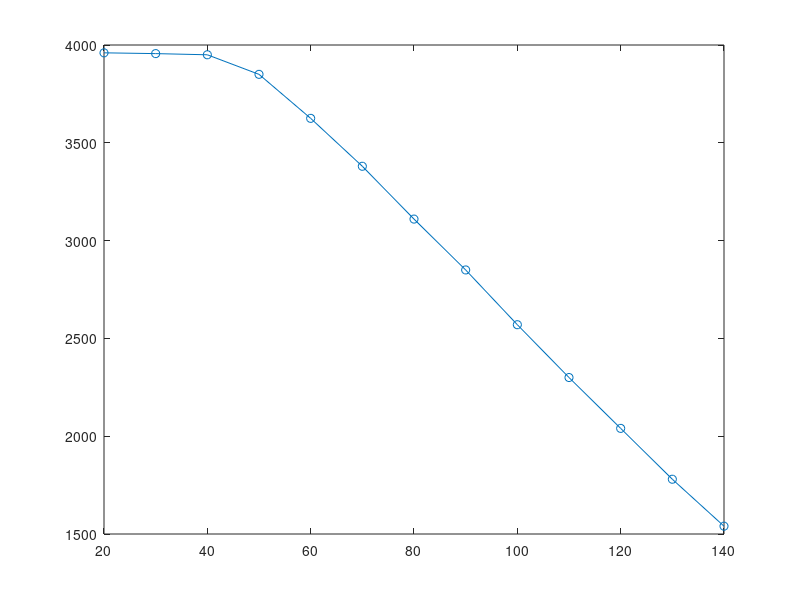

The MATLAB script that drew this image:
angle = [140:-10:20];
voltage = [ ...
    1540, 1780, 2040, 2300, 2570, ...
    2850, 3110, 3380, 3625, 3850, 3950, 3956, 3960];

plot(angle, voltage, '-o');


% Safety range = 140 ~ 50d, 1540 ~ 3850
